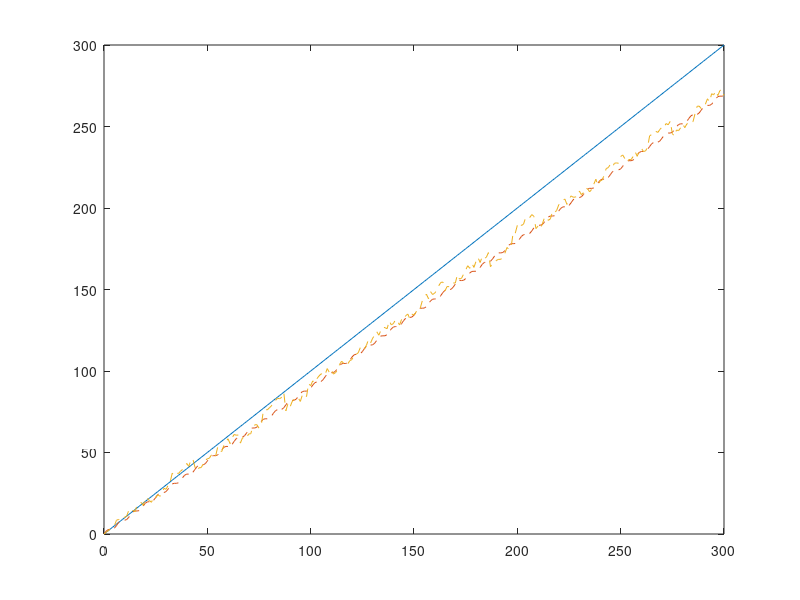
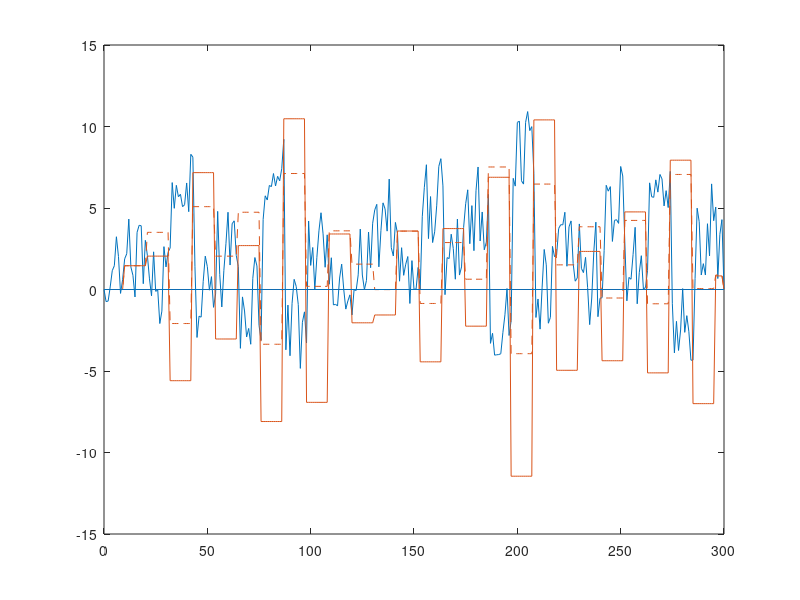

The MATLAB source for these figures, in order:
###########################################
# Simulation of a PI Controller           #
# fabianb,  09/2017                       #
###########################################

clear;
# Number of samples taken for the simulation
length = 300;
# calculate error based on samples in the past
offset = 5;

# t_ptp is the common time base of two systems
t_ptp = 0:1:length; # startpoint : increment value for common time base : endpoint

# t_media_soll is the media time of system 1 refered to the common time base t_ptp
t_media_soll = t_ptp * 0.9 + sin(t_ptp); # 0.9 run slower than the tiem reference, sin to have some error in there

# t_media_step is the increment value of the media time of system 2 when it is uncontrolled/freewheeling
t_media_step = 1.1; # 1.1 run faster than time reference

# t_media_ist is the current time of system 2 refered to the common timebase. 
# It is incremented and controlled in the for loop below.
t_media_ist = t_ptp;

# t_media_error is added as error signal to t_media_ist
t_media_error = rand(length+1)*5-2.5; 
#t_media_error = sin(t_ptp*0.5);

ierror = zeros(length+1);
perror = zeros(length+1);
  
update_interval = 10;
next_update = update_interval;

t_media_step_init = 1.1;
t_media_step = t_media_step_init;

# Control loop  
for i=2+offset:1:length
  t_media_ist(i) = t_media_ist(i) + t_media_step + t_media_error(i) + t_media_step_init; # Add calculated step, add some error signal, add a constant = timer running to fast
  ierror(i) = ierror(i-1);
  perror(i) = perror(i-1);
  if i > next_update
    ierror(i) = t_media_ist(i-offset) - t_media_soll(i-offset);
    perror(i) = ierror(i) - ierror(i-1);
    t_media_step = t_media_step - ierror(i) * 0.5 - perror(i) * 0.6;
    next_update = i + update_interval;
  endif
endfor
ierror(length+1) = 0;
perror(length+1) = 0;
t_media_ist(length+1) = t_media_soll(length+1);
   
# Claculate absolute error
error = t_media_ist - t_media_soll;

# Plot the timing values 
figure(1);
plot (t_ptp, t_ptp, '-', t_ptp, t_media_soll, '--', t_ptp, t_media_ist, '--');
#axis ([0 length+1 -10 length+10]); #[x_lo x_hi y_lo y_hi]

# Plot the error signals
figure(2);
plot ( t_ptp, error, '-', t_ptp, ierror, '--', t_ptp, perror, '-');
#axis ([0 length+1 -20 20]); #[x_lo x_hi y_lo y_hi]
